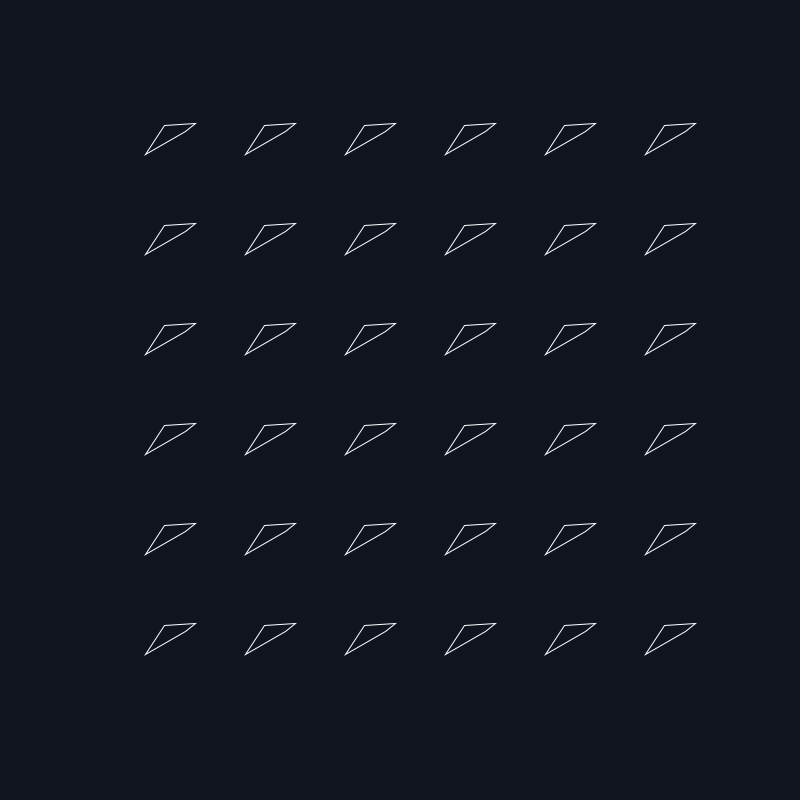
Frame 1 (no input)
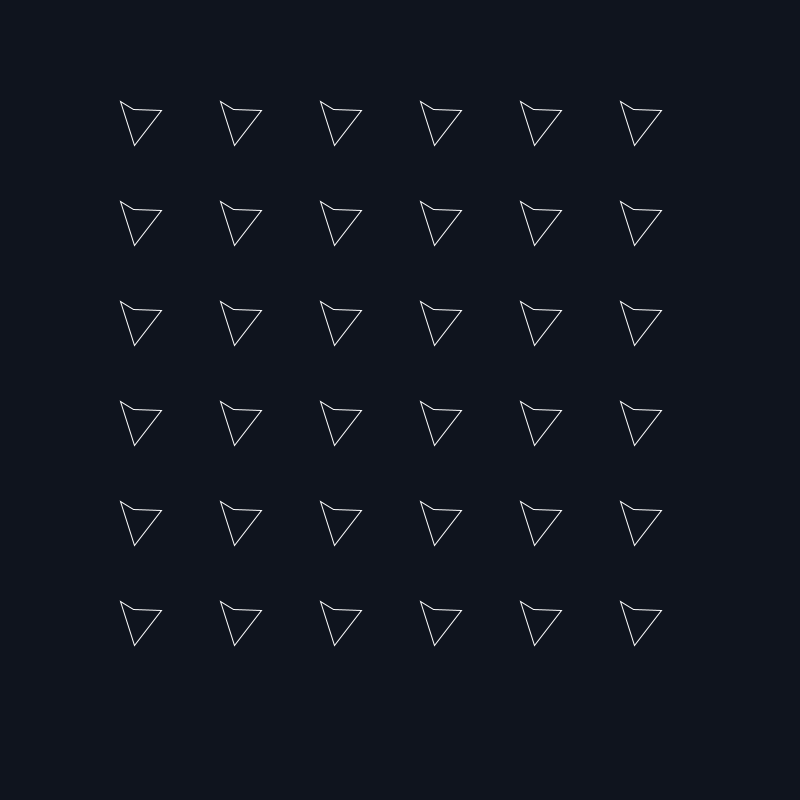
Frame 2 (the mouse pressed at the canvas centre, redrawn once)

The Processing sketch that drew these frames (run headless with seeded random() and noise(); the mouse was pressed at the canvas centre and the sketch redrawn once):

// Processing sketch: poligonos
// ── poligonos.pde

int grid=100;
int margin=100;

void setup() {
    size(800,800);
    noLoop();
}

void draw() {
    background(15,20,30);
    noFill();
    stroke(255);
    
    float d=100;
    float x1=random(d);
    float y1=random(d);
    float x2=random(d);
    float y2=random(d);
    float x3=random(d);
    float y3=random(d);
    float x4=random(d);
    float y4=random(d);


for (int i = margin; i < width-margin; i+=grid) {
    for (int j = margin; j < height-margin; j+=grid) {
        pushMatrix();
        translate(i, j);
        quad(x1, y1, x2, y2, x3, y3, x4, y4);
        popMatrix();    
    }
}
    

    //rectMode(CENTER);
    //rect(x1, y1, d, d);
}

void keyPressed() {
    if(key==' ') redraw();
}
